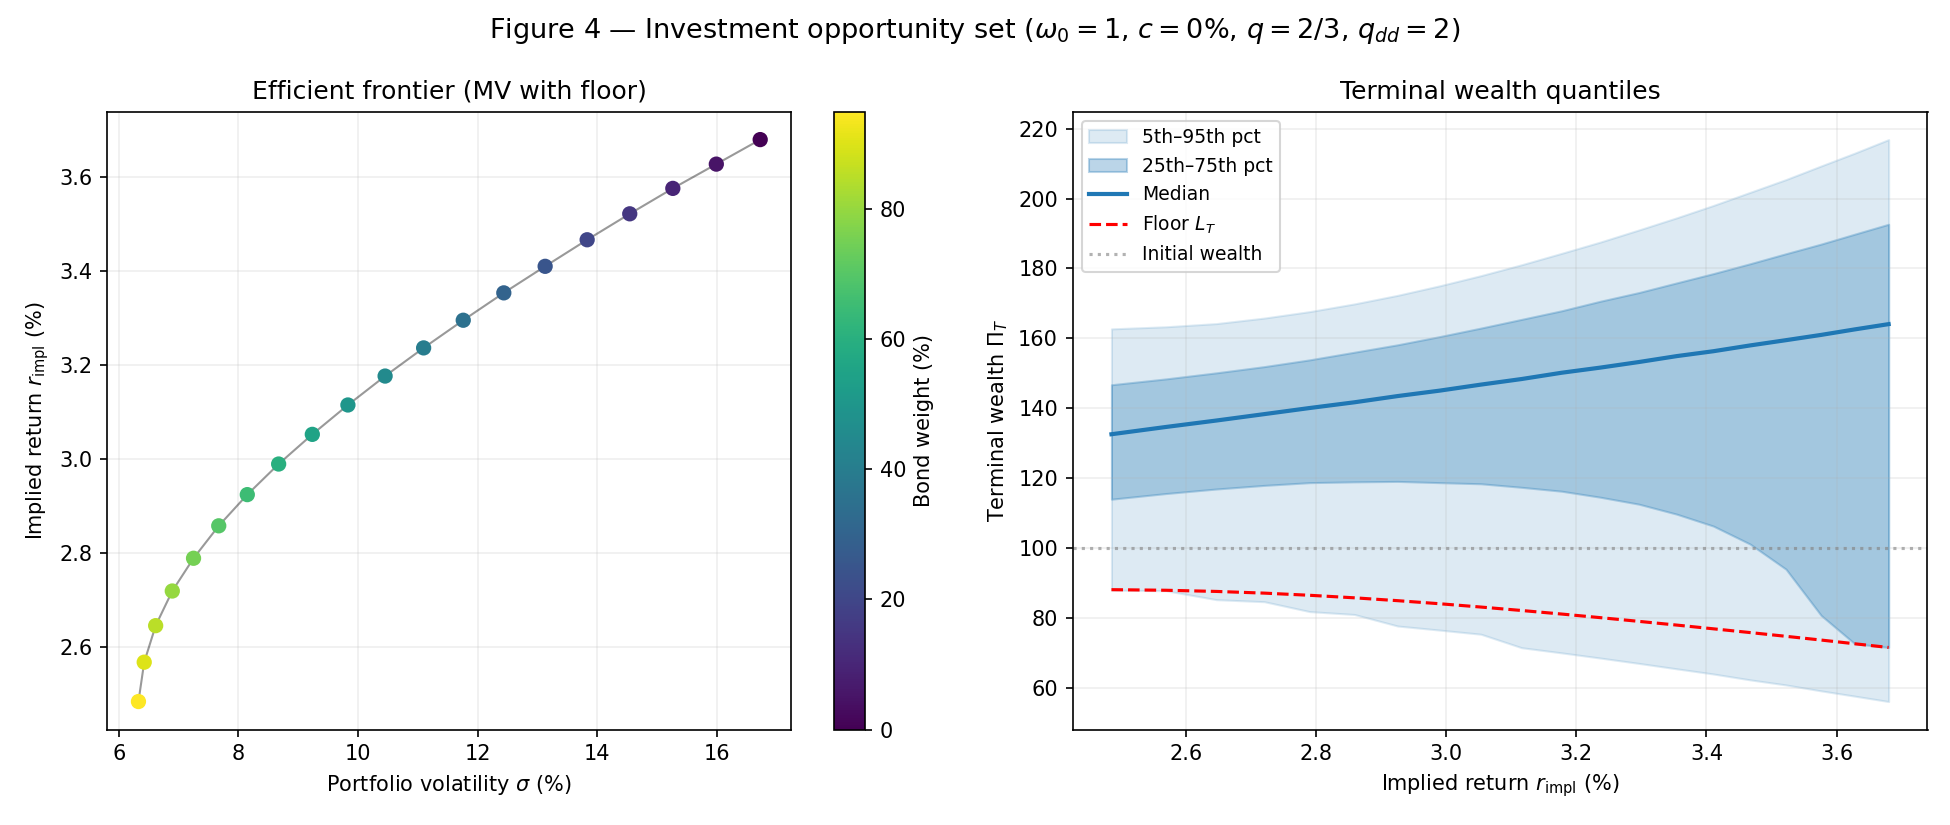

Here is the Python script that generated this plot:
#!/usr/bin/env python3
"""Reproduce Figure 4: the investment opportunity set.

The advisor fixes the risk profile (omega_0, consumption c, equity share q,
drawdown scale q_dd). Sweeping the bond weight then traces a one-parameter
opportunity set. Two views:
  left  - efficient frontier: implied return vs portfolio volatility;
  right - terminal wealth quantile fan vs implied return, with the floor.
The client's choice reduces to a single point on this curve.
"""
# packages
import numpy as np
import matplotlib
matplotlib.use('Agg')
import matplotlib.pyplot as plt
from pathlib import Path
# project
from goal_based_allocation import AdvisorSpec, build_opportunity_set

PI0 = 100.0


def main() -> None:
    spec = AdvisorSpec(omega_0=1.0, c=0.0, q=2 / 3, q_dd=2.0)
    opp = build_opportunity_set(spec)
    opp = [p for p in opp if p['r_impl'] >= 0 and p['S'] >= 0.5]

    r_impl = np.array([p['r_impl'] * 100 for p in opp])
    sig = np.array([p['sig_unc'] * 100 for p in opp])
    w_bd = np.array([p['w_bd'] * 100 for p in opp])
    q05 = np.array([p['q5'] for p in opp])
    q25 = np.array([p['q25'] for p in opp])
    q50 = np.array([p['q50'] for p in opp])
    q75 = np.array([p['q75'] for p in opp])
    q95 = np.array([p['q95'] for p in opp])
    floor = np.array([p['L_T'] for p in opp])

    fig, (ax1, ax2) = plt.subplots(1, 2, figsize=(13, 5.5))

    # Left: efficient frontier, coloured by bond weight
    sc = ax1.scatter(sig, r_impl, c=w_bd, cmap='viridis', s=40, zorder=3)
    ax1.plot(sig, r_impl, 'k-', lw=1, alpha=0.4, zorder=2)
    cbar = fig.colorbar(sc, ax=ax1)
    cbar.set_label('Bond weight (%)')
    ax1.set_xlabel('Portfolio volatility $\\sigma$ (%)')
    ax1.set_ylabel('Implied return $r_{\\mathrm{impl}}$ (%)')
    ax1.set_title('Efficient frontier (MV with floor)')
    ax1.grid(alpha=0.2)

    # Right: terminal wealth quantile fan
    ax2.fill_between(r_impl, q05, q95, alpha=0.15, color='C0', label='5th–95th pct')
    ax2.fill_between(r_impl, q25, q75, alpha=0.30, color='C0', label='25th–75th pct')
    ax2.plot(r_impl, q50, 'C0-', lw=2, label='Median')
    ax2.plot(r_impl, floor, 'r--', lw=1.5, label='Floor $L_T$')
    ax2.axhline(PI0, color='gray', ls=':', alpha=0.6, label='Initial wealth')
    ax2.set_xlabel('Implied return $r_{\\mathrm{impl}}$ (%)')
    ax2.set_ylabel('Terminal wealth $\\Pi_T$')
    ax2.set_title('Terminal wealth quantiles')
    ax2.grid(alpha=0.2)
    ax2.legend(fontsize=9)

    fig.suptitle('Figure 4 — Investment opportunity set '
                 '($\\omega_0=1$, $c=0\\%$, $q=2/3$, $q_{dd}=2$)', fontsize=13)
    fig.tight_layout()

    out = Path(__file__).with_name('investment_opportunity_set.png')
    fig.savefig(out, dpi=150)
    print(f'saved {out}')
    print(f'{len(opp)} portfolios, '
          f'r_impl in [{r_impl.min():.2f}%, {r_impl.max():.2f}%]')


if __name__ == '__main__':
    main()
